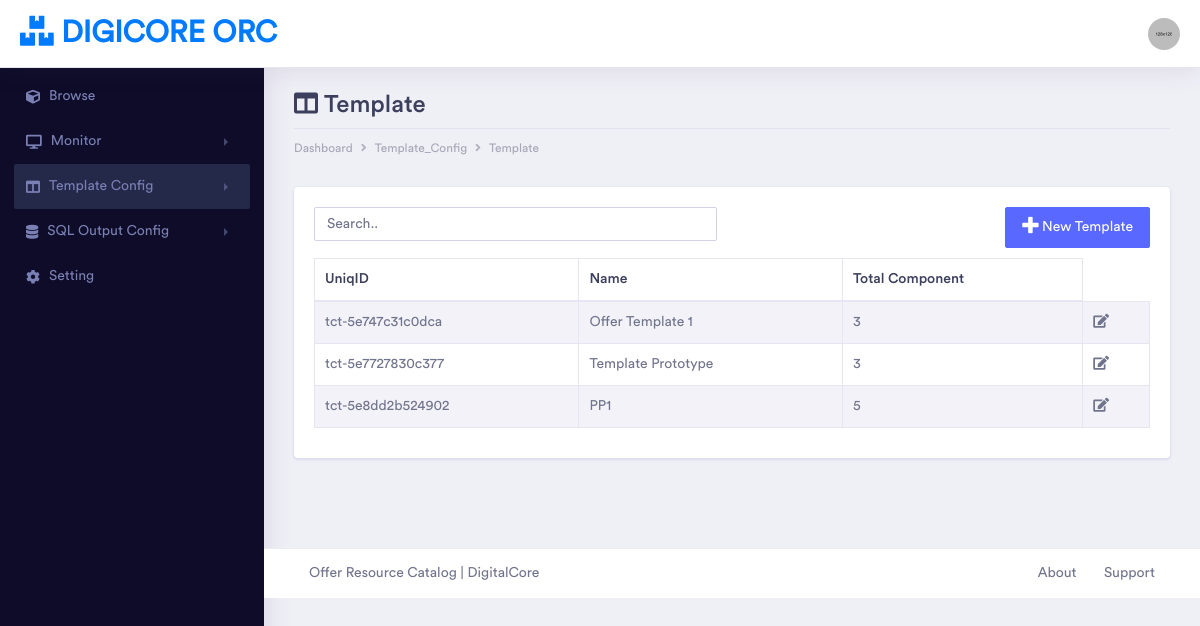
The page /main/template_config/template on the database its author committed.
### tables this page shows
CREATE TABLE `tc_template` (
  `uid` varchar(100) NOT NULL,
  `name` varchar(100) NOT NULL,
  `component_t2crtb` varchar(100) NOT NULL,
  `gen_component` varchar(50) NOT NULL,
  `gen_opt` tinyint(1) NOT NULL
);

### application/controllers/Main.php (called while the page is built, shortened)
<?php
class Main extends CI_Controller {
	public function __construct()
    {
            $this->load->model('FormRender');
    }
	public function template_config($sub)
	{
		$exst_sub = ['lookup','form_group','template'];
		if(in_array($sub,$exst_sub)){
			$tbl = [
				'lookup' => 'tc_lookup',
				'form_group' => 'tc_fgroup',
				'template' => 'tc_template'
			];
			$this->load->library('pagination');
			$this->load->model('Item');
			$start_index = ($this->uri->segment(4)) ? $this->uri->segment(4) : 0;
			$config = $this->Item->pagination($tbl[$sub],'main/template_config/'.$sub.'/',4);
			$this->pagination->initialize($config);
			$data = $this->FormRender->tc_display($sub,10,$start_index);
			$metadata = [
				'navstyle' => [
					2 => 'color: #fff;
					background-color: #242849;
					border-radius: 2px;'],
				'content' => [
					'header' => ucfirst($sub),
					'icon' => 'fas fa-columns',
					'bdcmb' => [
						'Dashboard',
						'Template_Config',
						ucfirst($sub)
					]
				],
				'pagination' => $this->pagination->create_links(),
				'module' => $sub,
				'data' => $data
			];
			$this->load->view('main',$metadata);
		}else{show_404();}
	}
}

### index.php (called while the page is built, shortened)
<?php
require_once BASEPATH.'core/CodeIgniter.php';

### application/models/FormRender.php (called while the page is built, shortened)
<?php
class FormRender extends CI_Model {
	public function tc_display($sub,$limit,$start_index)
	{
		switch($sub){
			case 'template' :
				$raw = $this->db->get('tc_template',$limit,$start_index)->result_array();
				foreach($raw as $value){
					if($value['component_t2crtb']==1){
						$value['component_t2crtb'] = $this->db->get_where('tc_rtb_t2c',['t_uid'=>$value['uid']])->result_array();
					}else{
						$value['component_t2crtb'] = [];
					}
					$data[] = $value;
				}
				return (isset($data))?$data:[];
				break;
		}
	}
}

### application/helpers/display_helper.php (called while the page is built, shortened)
<?php if ( ! defined('BASEPATH')) exit('No direct script access allowed');
if (!function_exists('count_component'))
{
    function count_component($uid)
    {
        $CI =& get_instance();
        return $CI->db->get_where('tc_rtb_t2c',['t_uid'=>$uid])->num_rows();
    }
}

### application/views/module/template.php (the view, shortened to what this page needs)
<div class="row" style="margin-bottom:10px">
    <div class="col-md-6">
        <form action="#" method="POST">
            <input class="form-control" type="text" placeholder="Search..">
        </form>
    </div>
    <div class="col-md-6">
        <div class="float-right">
            <button type="button" class="btn btn-primary" data-toggle="modal" data-target="#new"><i class="fas fa-plus fa-lg"></i> New Template</button>
        </div>
    </div>
</div>
<div class="table-responsive">
    <table id="example" class="table table-striped table-bordered second" style="width:100%">
        <thead>
            <tr>
                <th>UniqID</th>
                <th>Name</th>
                <th>Total Component</th>
            </tr>
        </thead>
        <tbody>
            <?php foreach($data as $row){?>
            <tr>
                <td><?php echo $row['uid']?></td>
                <td><?php echo $row['name']?></td>
                <td><?php echo count_component($row['uid'])?></td>
                <td>
                    <i class="fas fa-edit" data-toggle="modal" data-target="#<?php echo $row['uid']?>"></i>
                </td>
            </tr>
            <?php }?>
        </tbody>
    </table>
</div>

### rows shown on the page
tc_template: uid "tct-5e747c31c0dca", name "Offer Template 1", uid "3"
tc_template: uid "tct-5e7727830c377", name "Template Prototype", uid "3"
tc_template: uid "tct-5e8dd2b524902", name "PP1", uid "5"

### other values the page prints
$content['header'] "Template"
$item "Dashboard"
$item "Template_Config"
$item "Template"
